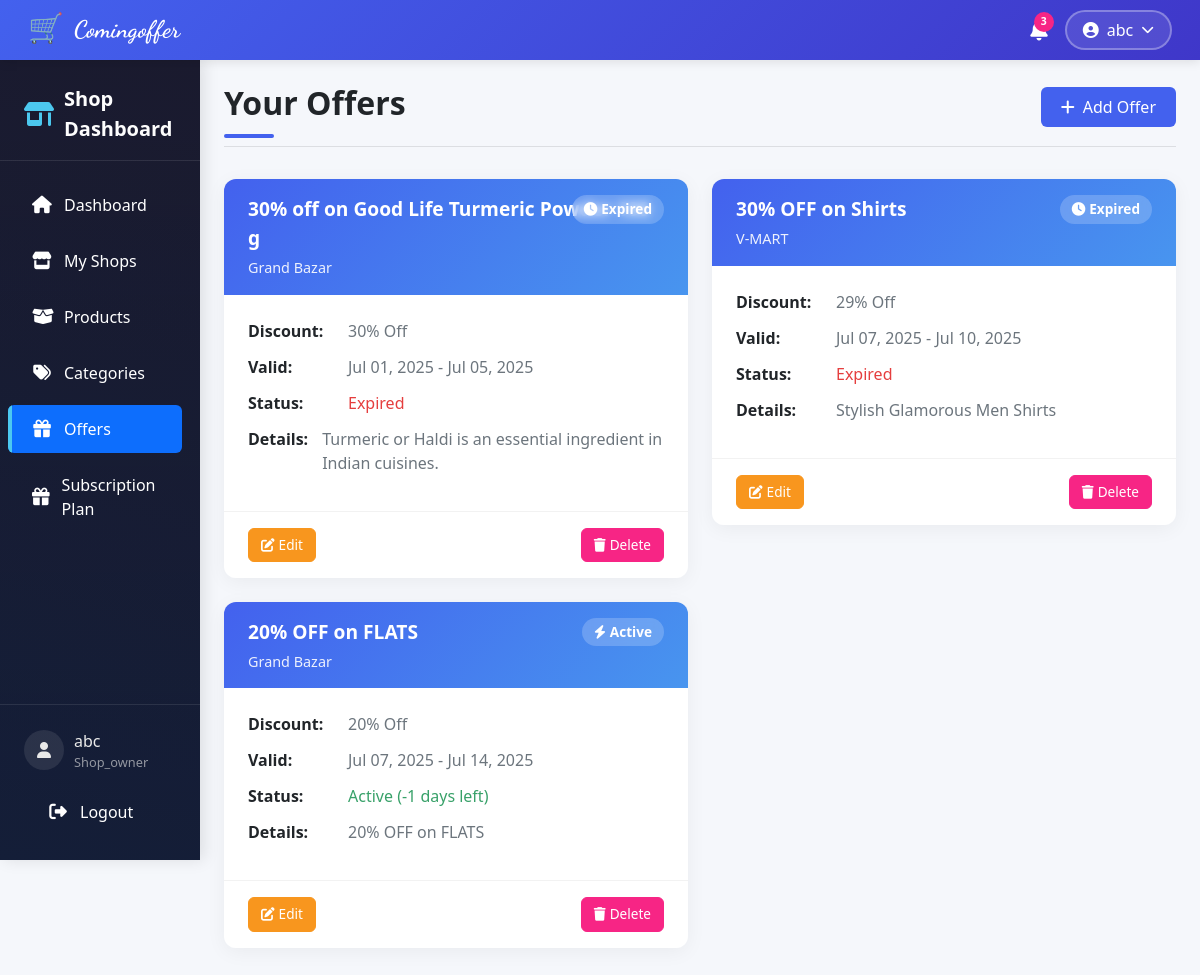
The page /dashboard/offers.php (signed in) on the database its author committed.
### tables this page shows
CREATE TABLE `offers` (
  `offer_id` int(11) NOT NULL,
  `shop_id` int(11) DEFAULT NULL,
  `title` varchar(100) DEFAULT NULL,
  `description` text DEFAULT NULL,
  `discount_percent` int(11) DEFAULT NULL,
  `start_date` date DEFAULT NULL,
  `end_date` date DEFAULT NULL,
  `image_path` varchar(255) DEFAULT NULL,
  `created_at` timestamp NOT NULL DEFAULT current_timestamp(),
  `category_id` int(11) DEFAULT NULL
);

CREATE TABLE `shops` (
  `shop_id` int(11) NOT NULL,
  `owner_id` int(11) DEFAULT NULL,
  `shop_name` varchar(100) DEFAULT NULL,
  `address` text DEFAULT NULL,
  `city` varchar(100) DEFAULT NULL,
  `state` varchar(100) DEFAULT NULL,
  `pincode` varchar(10) DEFAULT NULL,
  `latitude` decimal(10,8) DEFAULT NULL,
  `longitude` decimal(11,8) DEFAULT NULL,
  `created_at` timestamp NOT NULL DEFAULT current_timestamp(),
  `image` varchar(255) DEFAULT NULL
);

### dashboard/offers.php (the view, shortened to what this page needs)
<?php
require_once '../config/db.php';
$user_id = $_SESSION['user_id'];
$query = "SELECT o.*, s.shop_name FROM offers o
          JOIN shops s ON o.shop_id = s.shop_id
          WHERE s.owner_id = $user_id";
$result = $conn->query($query);
?>
<!DOCTYPE html>
<html lang="en">
<head>
    <link href="https://cdn.jsdelivr.net/npm/bootstrap@5.3.0/dist/css/bootstrap.min.css" rel="stylesheet">
    <link rel="stylesheet" href="https://cdnjs.cloudflare.com/ajax/libs/font-awesome/6.4.0/css/all.min.css">
</head>
<body>
    <?php include '../includes/navbar.php'; ?>
    <div class="container-fluid">
        <div class="row">
            <div class="col-lg-2 p-0">
                <?php include '../includes/sidebar.php'; ?>
            </div>
            <div class="col-lg-10 p-4">
                <div class="page-header">
                    <h2 class="page-title">Your Offers</h2>
                    <a href="add_offer.php" class="btn btn-primary add-offer-btn">
                        <i class="fas fa-plus me-2"></i>Add Offer
                    </a>
                </div>
                <div class="row">
                    <?php if ($result->num_rows > 0): ?>
                        <?php while ($row = $result->fetch_assoc()):
                            $current_date = date('Y-m-d');
                            $status = '';
                            if ($current_date < $row['start_date']) {
                                $status = 'upcoming';
                            } elseif ($current_date > $row['end_date']) {
                                $status = 'expired';
                            } else {
                                $status = 'active';
                            }
                        ?>
                            <div class="col-lg-6">
                                <div class="offer-card">
                                    <div class="offer-header">
                                        <div class="offer-title"><?= htmlspecialchars($row['title']) ?></div>
                                        <div class="offer-shop"><?= htmlspecialchars($row['shop_name']) ?></div>
                                        <span class="offer-badge">
                                            <?php if ($status == 'active'): ?>
                                                <i class="fas fa-bolt me-1"></i>Active
                                            <?php elseif ($status == 'expired'): ?>
                                                <i class="fas fa-clock me-1"></i>Expired
                                            <?php else: ?>
                                                <i class="fas fa-calendar-plus me-1"></i>Upcoming
                                            <?php endif; ?>
                                        </span>
                                    </div>
                                    <div class="offer-body">
                                        <div class="offer-detail">
                                            <span class="offer-label">Discount:</span>
                                            <span class="offer-value"><?= $row['discount_percent'] ?>% Off</span>
                                        </div>
                                        <div class="offer-detail">
                                            <span class="offer-label">Valid:</span>
                                            <span class="offer-value"><?= date('M d, Y', strtotime($row['start_date'])) ?> - <?= date('M d, Y', strtotime($row['end_date'])) ?></span>
                                        </div>
                                        <div class="offer-detail">
                                            <span class="offer-label">Status:</span>
                                            <span class="offer-value status-<?= $status ?>">
                                                <?= ucfirst($status) ?>
                                                <?php if ($status == 'active'): ?>
                                                    (<?= floor((strtotime($row['end_date']) - time()) / (60 * 60 * 24)) ?> days left)
                                                <?php endif; ?>
                                            </span>
                                        </div>
                                        <?php if (!empty($row['description'])): ?>
                                        <div class="offer-detail">
                                            <span class="offer-label">Details:</span>
                                            <span class="offer-value"><?= htmlspecialchars($row['description']) ?></span>
                                        </div>
                                        <?php endif; ?>
                                    </div>
                                    <div class="offer-footer">
                                        <a href="edit_offer.php?id=<?= $row['offer_id'] ?>" class="btn btn-warning text-white action-btn edit-btn">
                                            <i class="fas fa-edit me-1"></i>Edit
                                        </a>
                                        <a href="delete_offer.php?id=<?= $row['offer_id'] ?>" class="btn btn-danger action-btn delete-btn" onclick="return confirm('Are you sure you want to delete this offer?')">
                                            <i class="fas fa-trash me-1"></i>Delete
                                        </a>
                                    </div>
                                </div>
                            </div>
                        <?php endwhile; ?>
                    <?php endif; ?>
                </div>
            </div>
        </div>
    </div>
</body>
</html>

### dashboard/offers.php (style rules this page uses)
:root { --primary-color: #4361ee; --secondary-color: #3f37c9; --accent-color: #4895ef; --light-color: #f8f9fa; --dark-color: #212529; --success-color: #4cc9f0; --warning-color: #f8961e; --danger-color: #f72585; }
body { background-color: #f5f7fb; font-family: 'Segoe UI', Tahoma, Geneva, Verdana, sans-serif; }
.page-header { display: flex; justify-content: space-between; align-items: center; margin-bottom: 2rem; padding-bottom: 1rem; border-bottom: 1px solid rgba(0,0,0,0.1); }
.page-title { font-weight: 700; color: var(--dark-color); position: relative; }
.page-title:after { content: ''; position: absolute; left: 0; bottom: -1rem; width: 50px; height: 4px; background: var(--primary-color); border-radius: 2px; }
.add-offer-btn { background: var(--primary-color); border: none; padding: 0.5rem 1.25rem; font-weight: 500; transition: all 0.3s ease; }
.offer-card { border: none; border-radius: 12px; overflow: hidden; box-shadow: 0 4px 20px rgba(0,0,0,0.05); transition: all 0.3s ease; margin-bottom: 1.5rem; }
.offer-header { background: linear-gradient(135deg, var(--primary-color), var(--accent-color)); color: white; padding: 1rem 1.5rem; position: relative; }
.offer-title { font-weight: 700; font-size: 1.2rem; margin-bottom: 0.25rem; }
.offer-shop { font-size: 0.9rem; opacity: 0.9; }
.offer-badge { position: absolute; top: 1rem; right: 1.5rem; background: rgba(255,255,255,0.2); color: white; padding: 0.25rem 0.75rem; border-radius: 20px; font-weight: 600; font-size: 0.85rem; backdrop-filter: blur(5px); }
.offer-body { padding: 1.5rem; background: white; }
.offer-detail { display: flex; margin-bottom: 0.75rem; }
.offer-label { font-weight: 600; color: var(--dark-color); width: 100px; }
.offer-value { color: #6c757d; }
.offer-footer { background: white; padding: 1rem 1.5rem; border-top: 1px solid rgba(0,0,0,0.05); display: flex; justify-content: space-between; }
.action-btn { border-radius: 6px; font-weight: 500; padding: 0.375rem 0.75rem; transition: all 0.2s ease; font-size: 0.85rem; }
.edit-btn { background: var(--warning-color); border-color: var(--warning-color); }
.delete-btn { background: var(--danger-color); border-color: var(--danger-color); }
.status-active { color: #38a169; }
.status-expired { color: #e53e3e; }

### includes/navbar.php (style rules this page uses)
:root { --primary-color: #4361ee; --secondary-color: #3f37c9; --accent-color: #4895ef; --topbar-height: 60px; }

### rows shown on the page
offers: title "30% off on Good Life Turmeric Powder 100 g", shop.shop_name "Grand Bazar", shows "Expired", discount_percent "30", start_date "Jul 01, 2025", end_date "Jul 05, 2025", status "Expired", description "Turmeric or Haldi is an essential ingredient in Indian cuisines."
offers: title "30% OFF on Shirts", shop.shop_name "V-MART", shows "Expired", discount_percent "29", start_date "Jul 07, 2025", end_date "Jul 10, 2025", status "Expired", description "Stylish Glamorous Men Shirts"
offers: title "20% OFF on FLATS", shop.shop_name "Grand Bazar", shows "Active", discount_percent "20", start_date "Jul 07, 2025", end_date "Jul 14, 2025", status "Active", description "20% OFF on FLATS"

### other values the page prints
$_SESSION['username'] "abc"
$_SESSION['role'] "Shop_owner"
